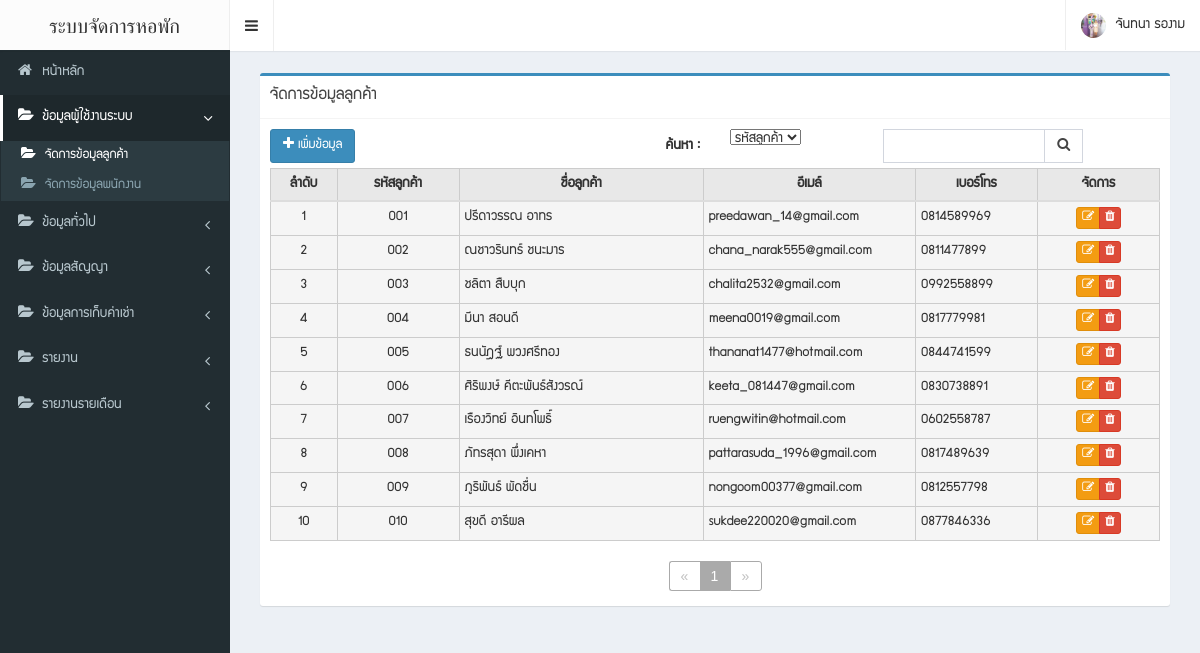
/admin/customer.php (signed in), run on the app's committed database.
### tables this page shows
CREATE TABLE `customer` (
  `customer_id` int(3) UNSIGNED ZEROFILL NOT NULL,
  `first_name` varchar(255) DEFAULT NULL,
  `last_name` varchar(255) DEFAULT NULL,
  `email` varchar(255) DEFAULT NULL,
  `address` text,
  `phone` varchar(255) DEFAULT NULL,
  `picture` varchar(255) DEFAULT NULL,
  `id_card` varchar(255) DEFAULT NULL
);

### connection.inc.php (called while the page is built, shortened)
<?php
require_once('classes/MySQLDBConn.class.php');
$conn = new MySQLDBConn(DB_HOST, DB_USERNAME, DB_PASSWORD, DB_NAME);
if (getIsset('page') == "") {
    $page_con = 1;
} else {
    $page_con = getIsset('page');
}
$start = $page_con - 1;
$limit = 12;
function getIsset($post_value)
{
    $value = "";
    return $value;
}

### classes/MySQLDBConn.class.php (called while the page is built, shortened)
<?php
class MySQLDBConn implements DBConnInterface{
    private $conn;
    public function __construct($host,$username,$password,$db){
        try{
            $this->host = $host;
            $this->username = $username;
            $this->dbName = $db;
            $this->password = $password;
            $this->conn = new PDO('mysql:host='.$this->host.';dbname='.$this->dbName,$this->username,$this->password);
            $this->conn->setAttribute(PDO::ATTR_ERRMODE, PDO::ERRMODE_EXCEPTION);
        }catch (PDOException $e){
            echo 'ERROR :'.$e->getMessage();
        }
    }
    function queryRaw($sql,$single=false)
    {
        $this->queryUTF8();
        $stmt = $this->conn->prepare($sql);
        $stmt->execute();
        if($single) $result = $stmt->fetch(PDO::FETCH_ASSOC);
        else $result = $stmt->fetchAll(PDO::FETCH_ASSOC);
        return $result;
    }
    private function queryUTF8(){
        $this->conn->query("SET NAMES UTF8");
        $this->conn->query("set character_set_results='utf8'");
        $this->conn->query("set character_set_client='utf8'");
        $this->conn->query("set character_set_connection='utf8'");
    }
}

### admin/customer.php (the view, shortened to what this page needs)
<?php
require_once "../connection.inc.php";
$filterDefault = " where 1=1 ";
$keyword = getIsset("keyword");
$sql = "select customer.* from customer  ";
$result_row = $conn->queryRaw($sql . $filterDefault);
$for_end = $limit;
$for_start = $start * $limit;
$select_all = $conn->queryRaw($sql . $filterDefault . " order by customer_id asc  limit " . $for_start . "," . $for_end);
?>
<!DOCTYPE html>
<html>
<head>
    <?php include "css.php" ?>
</head>
<body class="skin-black sidebar-mini">
<div class="wrapper">
    <?php include "navbar.php" ?>
    <?php include "sidebar.php" ?>
    <div id="posContain" class="content-wrapper">
        <section class="content">
            <div class="row">
                <div class="col-md-12">
                    <form class="form-horizontal" id="form_data" name="form_data" enctype="multipart/form-data"
                          method="post">
                        <div class="">
                            <div class="col-md-12">
                                <label class="col-sm-3 control-label">
                                </label>
                            </div>
                            <div class="col-sm-12">
                                <div class="box box-primary">
                                    <div class="box-header with-border">
                                        <h3 class="box-title">จัดการข้อมูลลูกค้า</h3>
                                    </div>
                                    <div class="box-body">
                                        <div class="form-group">
                                            <div class="col-sm-3">
                                                <a class="btn btn-primary" href="customer-update.php"><i
                                                        class="fa fa-plus"></i> เพิ่มข้อมูล</a>
                                            </div>
                                            <div align="right">
                                                <label class="col-sm-3 control-label">
                                                    ค้นหา :
                                                </label>
                                            </div>
                                            <div class="col-sm-2">
                                                <select id="option" name="option" class="dropdown-toggle"
                                                        data-toggle="dropdown">
                                                    <option value="customer_id">รหัสลูกค้า</option>
                                                </select>
                                            </div>
                                            <div class="col-sm-3">
                                                <div class="input-group">
                                                    <input class="form-control" type="text" id="keyword" name="keyword"
                                                           onblur="trimValue(this)"
                                                           value="<?php echo $keyword; ?>">
                                                    <a href="javascript:goSearch();"
                                                       class="btn btn-default input-group-addon"><i
                                                            class="fa fa-search"></i> </a>
                                                </div>
                                            </div>
                                        </div>
                                        <div class="form-group">
                                            <div style="overflow-x: auto" class="col-sm-12">
                                                <table class="table table-hover tbgray" id="tbView">
                                                    <tr>
                                                        <th width="5%">ลำดับ</th>
                                                        <th width="10%">รหัสลูกค้า</th>
                                                        <th width="20%">ชื่อลูกค้า</th>
                                                        <th width="10%">อีเมล์</th>
                                                        <th width="10%">เบอร์โทร</th>
                                                        <th width="10%">จัดการ</th>
                                                    </tr>
                                                    <tbody>
                                                    <?php
                                                    $index = $for_start;
                                                    foreach ($select_all as $row) {
                                                        $index++;
                                                        ?>
                                                        <tr>
                                                            <td class="active" align="center"
                                                                nowrap><?php echo $index; ?></td>
                                                            <td class="active" align="center"
                                                                nowrap><?php echo $row['customer_id']; ?></td>
                                                            <td class="active"
                                                                nowrap><?php echo $row['first_name'] . ' ' . $row['last_name']; ?></td>
                                                            <td class="active"
                                                                nowrap><?php echo $row['email']; ?></td>
                                                            <td class="active"
                                                                nowrap><?php echo $row['phone']; ?></td>
                                                            <td class="active" nowrap align="center">
                                                                <div class="btn-group">
                                                                    <a class="btn btn-warning btn-xs"
                                                                       href="customer-update.php?__customer_id=<?php echo $row['customer_id']; ?>"><i
                                                                            class="fa fa-edit"></i> </a>
                                                                    <a class="btn btn-danger btn-xs"
                                                                       onclick="deleteRowData('<?php echo $row['customer_id']; ?>')"><i
                                                                            class="fa fa-trash"></i> </a>
                                                                </div>
                                                            </td>
                                                        </tr>
                                                    <?php } ?>
                                                    </tbody>
                                                </table>
                                            </div>
                                            <div class="col-sm-12">
                                                <?php include "pageindex.php"; ?>
                                            </div>
                                        </div>
                                    </div>
                                </div>
                            </div>
                        </div>
                    </form>
                </div>
            </div>
        </section>
    </div>
</div>
</body>
</html>

### data on the page
customer: customer_id "001", first_name "ปรีดาวรรณ", last_name "อาทร", email "preedawan_14@gmail.com", phone "0814589969"
customer: customer_id "002", first_name "ณชาวรินทร์", last_name "ชนะมาร", email "chana_narak555@gmail.com", phone "0811477899"
customer: customer_id "003", first_name "ชลิตา", last_name "สืบบุก", email "chalita2532@gmail.com", phone "0992558899"
customer: customer_id "004", first_name "มีนา", last_name "สอนดี", email "meena0019@gmail.com", phone "0817779981"
customer: customer_id "005", first_name "ธนนัฎฐ์", last_name "พวงศรีทอง", email "thananat1477@hotmail.com", phone "0844741599"
customer: customer_id "006", first_name "ศิริพงษ์", last_name "คีตะพันธ์สังวรณ์", email "keeta_081447@gmail.com", phone "0830738891"
customer: customer_id "007", first_name "เรืองวิทย์", last_name "อินทโพธิ์", email "ruengwitin@hotmail.com", phone "0602558787"
customer: customer_id "008", first_name "ภัทรสุดา", last_name "พึ่งเคหา", email "pattarasuda_1996@gmail.com", phone "0817489639"
customer: customer_id "009", first_name "ภูริพันธ์", last_name "พัดชื่น", email "nongoom00377@gmail.com", phone "0812557798"
customer: customer_id "010", first_name "สุขดี", last_name "อารีผล", email "sukdee220020@gmail.com", phone "0877846336"

### other printed values
TITLE_ENG "ระบบจัดการหอพัก"
$uprofile['name'] "จันทนา รองาม"
